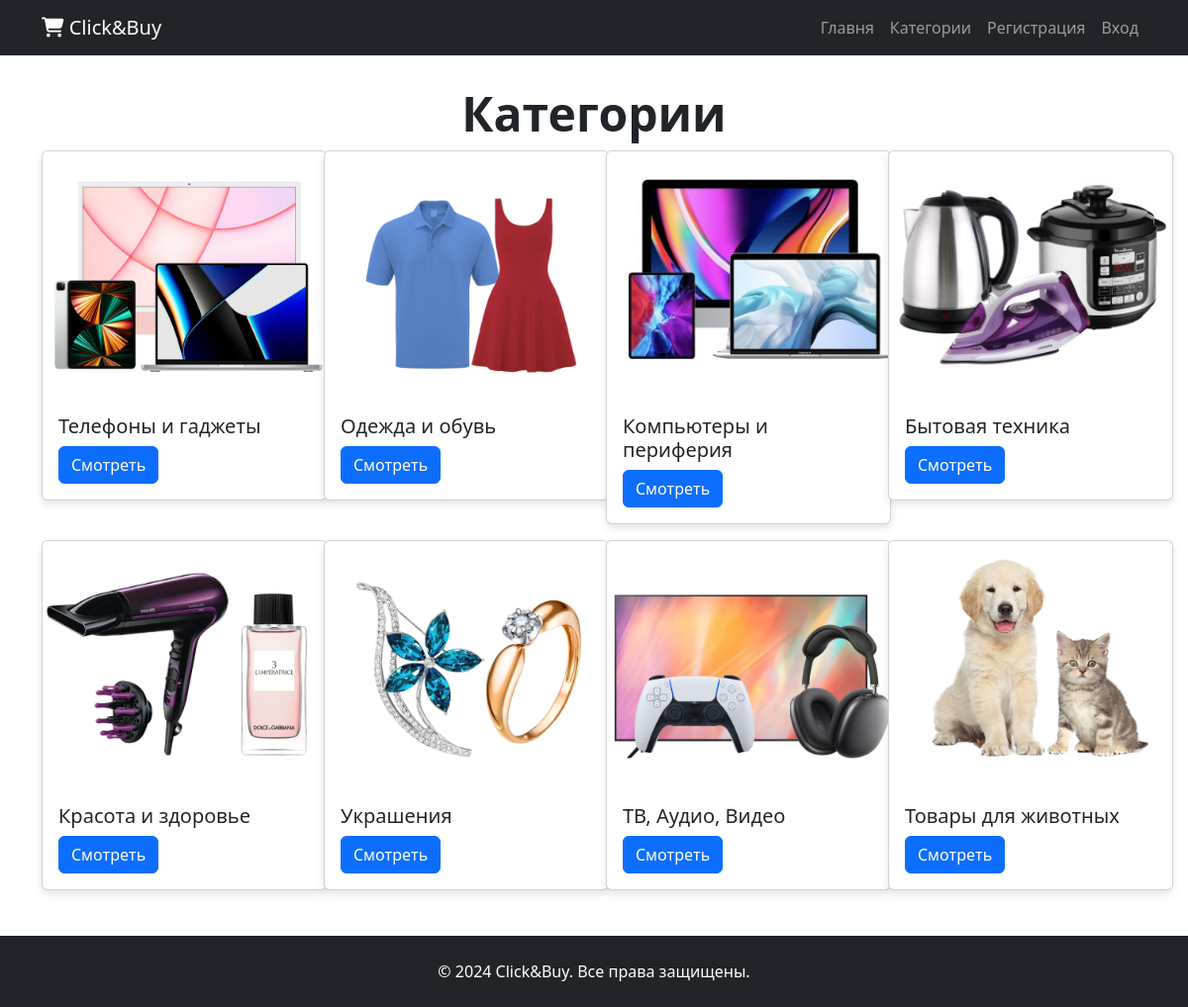
Page /categories/ on the committed database.
### ecommerce_app/models.py (models this page shows, shortened)
class Category(models.Model):
    name = models.CharField("Название категории", max_length=191)
    image = models.ImageField("Фото", upload_to='category_images/')
    slug = models.SlugField(unique=True, blank=True, editable=False)
    class Meta:
        verbose_name = "Категория"
        verbose_name_plural = "Категории"

### ecommerce_app/views.py (the view)
# urls.py: path('categories/', views.all_categories, name='all_categories'),
def all_categories(request):
    categories = Category.objects.all()
    return render(request, "ecommerce_app/categories.html", {
        'categories': categories
    })

### ecommerce_app/cart.py (called while the page is built)
def _cart_id(request):
    if 'cart_id' not in request.session:
        request.session['cart_id'] = _generate_cart_id()
    return request.session['cart_id']

def _generate_cart_id():
    import string, random
    return ''.join([random.choice(string.ascii_letters + string.digits) for _ in range(50)])

def get_all_cart_items(request):
    return CartItem.objects.filter(cart_id = _cart_id(request))

def item_count(request):
    return get_all_cart_items(request).count()

### ecommerce_app/context_processor.py (called while the page is built)
def cart_item_count(request):
    item_count = cart.item_count(request)
    return {'cart_item_count' : item_count }

### ecommerce_app/templates/ecommerce_app/categories.html (shortened to what this page needs)
{% extends './base2.html' %}
{% block content  %}
<div class="block" id="block">
    <div class="container">
        <h1 class="display-5 fw-bold text-center">Категории</h1>
        <div class="row">
            {% for category in categories %}
            <div class="col-md-3 mb-3">
                <div class="card" style="width: 18rem;">
                    <img src="{{ category.image.url }}" class="card-img-top" alt="{{ category.name }}">
                    <div class="card-body">
                      <h5 class="card-title">{{ category.name }}</h5>
                      <a href="{% url 'products_by_category' slug=category.slug %}" class="btn btn-primary ">Смотреть</a>
                    </div>
                </div>
            </div>
          {% endfor %}
    </div>
    </div>
  </div>
{% endblock %}

### ecommerce_app/templates/ecommerce_app/base2.html (shortened to what this page needs)
{% load static %}
<!DOCTYPE html>
<html lang="en">
<head>
    <link rel="stylesheet" href="{% static './css/style.css' %}">
    <link rel="stylesheet" href="{% static './css/bootstrap.min.css' %}">
    <link rel="stylesheet" href="https://cdnjs.cloudflare.com/ajax/libs/font-awesome/6.7.1/css/all.min.css">
</head>
<body>
    <nav class="navbar navbar-expand-lg bg-dark navbar-dark">
      <div class="container">
        <a class="navbar-brand" href="#"><i class="fa-solid fa-cart-shopping"></i> Click&Buy</a>
        <div class="collapse navbar-collapse" id="navbarSupportedContent">
          <ul class="navbar-nav ms-auto mb-2 mb-lg-0">
            <li class="nav-item">
              <a class="nav-link" href="{% url 'index' %}">Главня</a>
            </li>
            <li class="nav-item">
              <a class="nav-link" href="{% url 'all_categories' %}">Категории</a>
            </li>
            {% if user.is_authenticated %}
            <li class="nav-item">
              <a class="nav-link" href="{% url 'logout_view' %}">{{ user.username }} : Выход  <svg xmlns="http://www.w3.org/2000/svg" width="18" height="18" fill="currentColor" class="bi bi-box-arrow-right" viewBox="0 0 16 16">
                <path fill-rule="evenodd" d="M10 12.5a.5.5 0 0 1-.5.5h-8a.5.5 0 0 1-.5-.5v-9a.5.5 0 0 1 .5-.5h8a.5.5 0 0 1 .5.5v2a.5.5 0 0 0 1 0v-2A1.5 1.5 0 0 0 9.5 2h-8A1.5 1.5 0 0 0 0 3.5v9A1.5 1.5 0 0 0 1.5 14h8a1.5 1.5 0 0 0 1.5-1.5v-2a.5.5 0 0 0-1 0z"/>
                <path fill-rule="evenodd" d="M15.854 8.354a.5.5 0 0 0 0-.708l-3-3a.5.5 0 0 0-.708.708L14.293 7.5H5.5a.5.5 0 0 0 0 1h8.793l-2.147 2.146a.5.5 0 0 0 .708.708z"/>
              </svg></a>
            </li>
            <li class="nav-item">
              <a href="{% url 'show_cart' %}" class="btn btn-light position-relative">
                  <i class="fa-solid fa-cart-shopping"></i>
                  <span class="position-absolute top-0 start-100 translate-middle badge rounded-pill bg-danger">
                    {{ cart_item_count}}
                    <span class="visually-hidden">unread messages</span>
                  </span>
              </a>
            </li>
            {% else %}
            <li class="nav-item">
              <a class="nav-link" href="{% url 'register' %}">Регистрация</a>
            </li>
            <li class="nav-item">
              <a class="nav-link" href="{% url 'login_view' %}">Вход</a>
            </li>
            {% endif %}
          </ul>
        </div>
      </div>
  </nav>
    <main>
        {% block content %}
        {% endblock %}
</main>
    <footer class="py-4 bg-dark">
      <div class="container text-center">
          <p class="mb-0 text-white">&copy; 2024 Click&Buy. Все права защищены.</p>
      </div>
  </footer>
</body>
</html>

### ecommerce_app/static/css/style.css (style rules this page uses)
.block { min-height: 100vh; padding: 30px 0; display: flex; align-items: center; }
.card { border: none; border-radius: 15px; overflow: hidden; box-shadow: 0 4px 8px rgba(0, 0, 0, 0.1); transition: transform 0.3s ease-in-out, box-shadow 0.3s ease-in-out; }
.card-img-top { width: 100%; height: 250px; object-fit: contain; background-color: #fff; transition: transform 0.3s ease-in-out; }

### rows in the picture
Category: image (picture), name "Телефоны и гаджеты"
Category: image (picture), name "Одежда и обувь"
Category: image (picture), name "Компьютеры и периферия"
Category: image (picture), name "Бытовая техника"
Category: image (picture), name "Красота и здоровье"
Category: image (picture), name "Украшения"
Category: image (picture), name "ТВ, Аудио, Видео"
Category: image (picture), name "Товары для животных"
